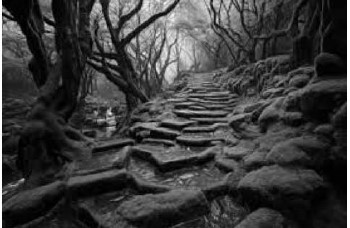
#> input picture BSCOMPUTER ENGINEERING/4th YEAR OF COMPUTER ENGINEERING/7th SEMESTER/DIGITAL IMAGE PROCESSING/FINALTERMPREPARATIONPROGRAMS/Screenshot 2024-10-26 200104.jpg, 350 x 228 px
$ python 'Power Law transformation.py'
#> lines starting #> are read from the running program, lines starting #| are printed output that depends on the picture
import cv2
import numpy as np
# Load the image
img = cv2.imread('Screenshot 2024-10-26 200104.jpg', cv2.IMREAD_GRAYSCALE)
#> img is the input picture: shape (228, 350); min 0, max 255, mean 60
# Define the gamma values
gamma_values = [0.2, 0.5, 1.2, 1.8]
# Apply Power Law transformation for each gamma value
for gamma in gamma_values:
    # Convert image to float type
    img_float = img.astype(np.float32) / 255.0
    # Apply Power Law transformation
    img_gamma = np.power(img_float, gamma)
    # Convert image back to uint8 type
    img_gamma = (img_gamma * 255.0).astype(np.uint8)
    # Display the image
    cv2.imshow(f'Gamma: {gamma}', img_gamma)
    cv2.waitKey(0)
#> this loop made 4 passes
#> pass 1, `img_gamma = np.power(img_float, gamma)`:
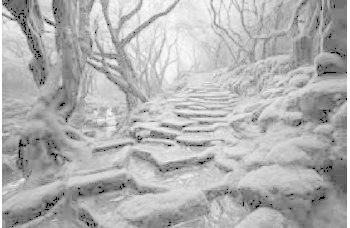
#> img_gamma: shape (228, 350) float32; min 0, max 1, mean 0.696
#> pass 2, `img_gamma = np.power(img_float, gamma)`:
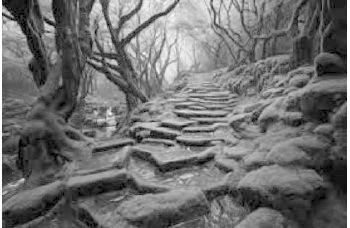
#> img_gamma: shape (228, 350) float32; min 0, max 1, mean 0.439
# Close all windows
cv2.destroyAllWindows()

$ run again, with BSCOMPUTER ENGINEERING/4th YEAR OF COMPUTER ENGINEERING/7th SEMESTER/DIGITAL IMAGE PROCESSING/FINALTERMPREPARATIONPROGRAMS/Screenshot 2024-10-10 211014.jpg copied over BSCOMPUTER ENGINEERING/4th YEAR OF COMPUTER ENGINEERING/7th SEMESTER/DIGITAL IMAGE PROCESSING/FINALTERMPREPARATIONPROGRAMS/Screenshot 2024-10-26 200104.jpg
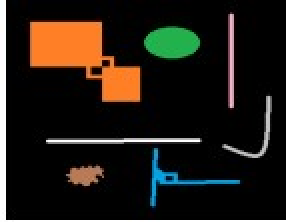
#> input picture BSCOMPUTER ENGINEERING/4th YEAR OF COMPUTER ENGINEERING/7th SEMESTER/DIGITAL IMAGE PROCESSING/FINALTERMPREPARATIONPROGRAMS/Screenshot 2024-10-10 211014.jpg, 143 x 111 px (shown 2 times larger)
#> `img = cv2.imread('Screenshot 2024-10-26 200104.jpg', cv2.IMREAD_GRAYSC..`:
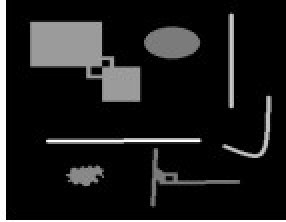
#> img: shape (111, 143) (shown 2 times larger); min 0, max 255, mean 29.5
#> the loop `for gamma in gamma_values:` made 4 passes
#> pass 2, `img_gamma = np.power(img_float, gamma)`:
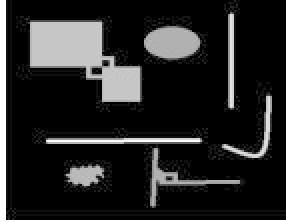
#> img_gamma: shape (111, 143) float32 (shown 2 times larger); min 0, max 1, mean 0.154
